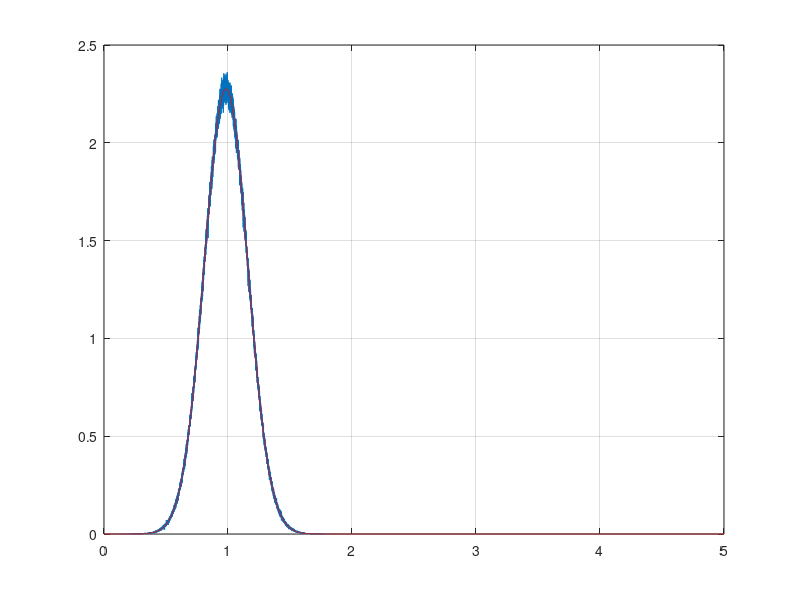

This figure's MATLAB source:
clear;
N = 10000000;

% Normalized to make sure a valid comparison is possible
var = 1/32;

mu1 = sqrt(15/32);
mu2 = sqrt(15/32);

x1 = sqrt(var)*randn([1 N]) + mu1;
x2 = sqrt(var)*randn([1 N]) + mu2;

y = x1 + 1i*(x2);
r = abs(y);

x_step = 1/5000;
x = 0:x_step:5;
n = hist(r,x);
r1 = (n./(N*x_step));

% Theoretical rician fading
s = sqrt(mu1^2+mu2^2);
r2 = (x/(var)).*exp(-(x.^2+s^2)/(2*var)).*besseli(0,x*s/var);

% Simulation plot of rayleigh
plot(x,r1)
grid
sum(r1*x_step) % The area inside the graph adds to 1
hold
% Theoretical plot of rayleigh
plot(x,r2,'r')

